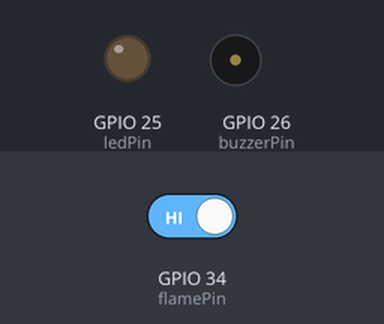
A sketch run on a simulated ESP32. Parts: output pins drawn as LEDs (lit = HIGH), buzzer (waves = sounding, pin HIGH). The test bench sets the inputs (shaded band); at power-on: GPIO 34 (flamePin) HIGH.

Above: at 1.2 s.
1.3 s: GPIO 34 (flamePin) driven LOW
At 1.8 s:
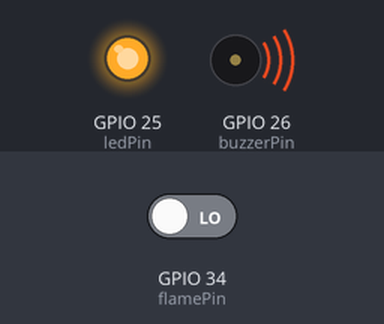
2.8 s: GPIO 34 (flamePin) driven HIGH
At 4.2 s:
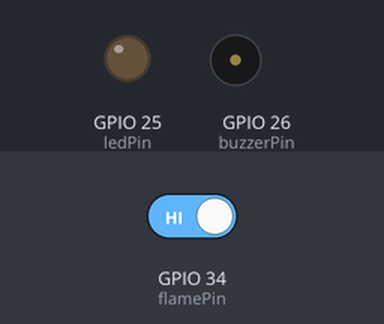
Timing chart, 0 to 5.8 s (numbered marks = the images above; inputs shaded):
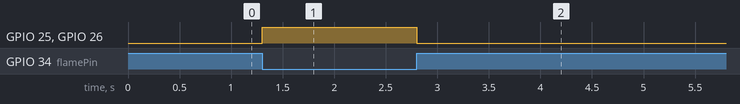

Measured:
- after the input at 1.3 s, GPIO 25 (ledPin), GPIO 26 (buzzerPin): LOW → HIGH at once
- after the input at 2.8 s, GPIO 25 (ledPin), GPIO 26 (buzzerPin): HIGH → LOW at once

The sketch:

alarma_flama.ino
```cpp
const int flamePin  = 34;  // Sensor de llama (DO)
const int ledPin    = 25;  // LED
const int buzzerPin = 26;  // Buzzer activo

void setup() {
  pinMode(flamePin, INPUT);
  pinMode(ledPin, OUTPUT);
  pinMode(buzzerPin, OUTPUT);

  Serial.begin(115200);
}

void loop() {
  int flame = digitalRead(flamePin);

  // La mayoría de sensores: LOW = llama detectada
  if (flame == LOW) {
    digitalWrite(ledPin, HIGH);
    digitalWrite(buzzerPin, HIGH); // suena
  } else {
    digitalWrite(ledPin, LOW);
    digitalWrite(buzzerPin, LOW);  // silencio
  }

 delay(100);
}
```
